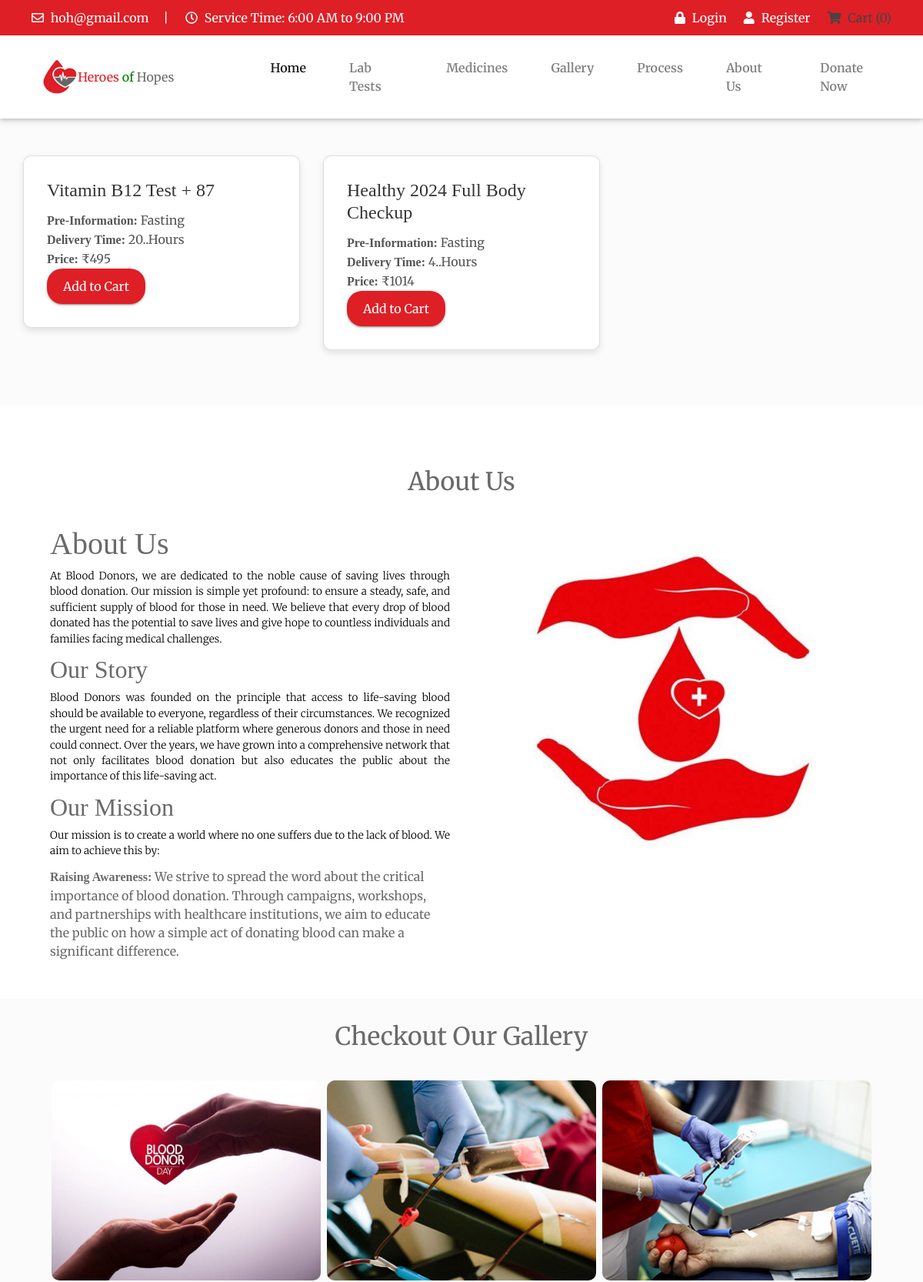
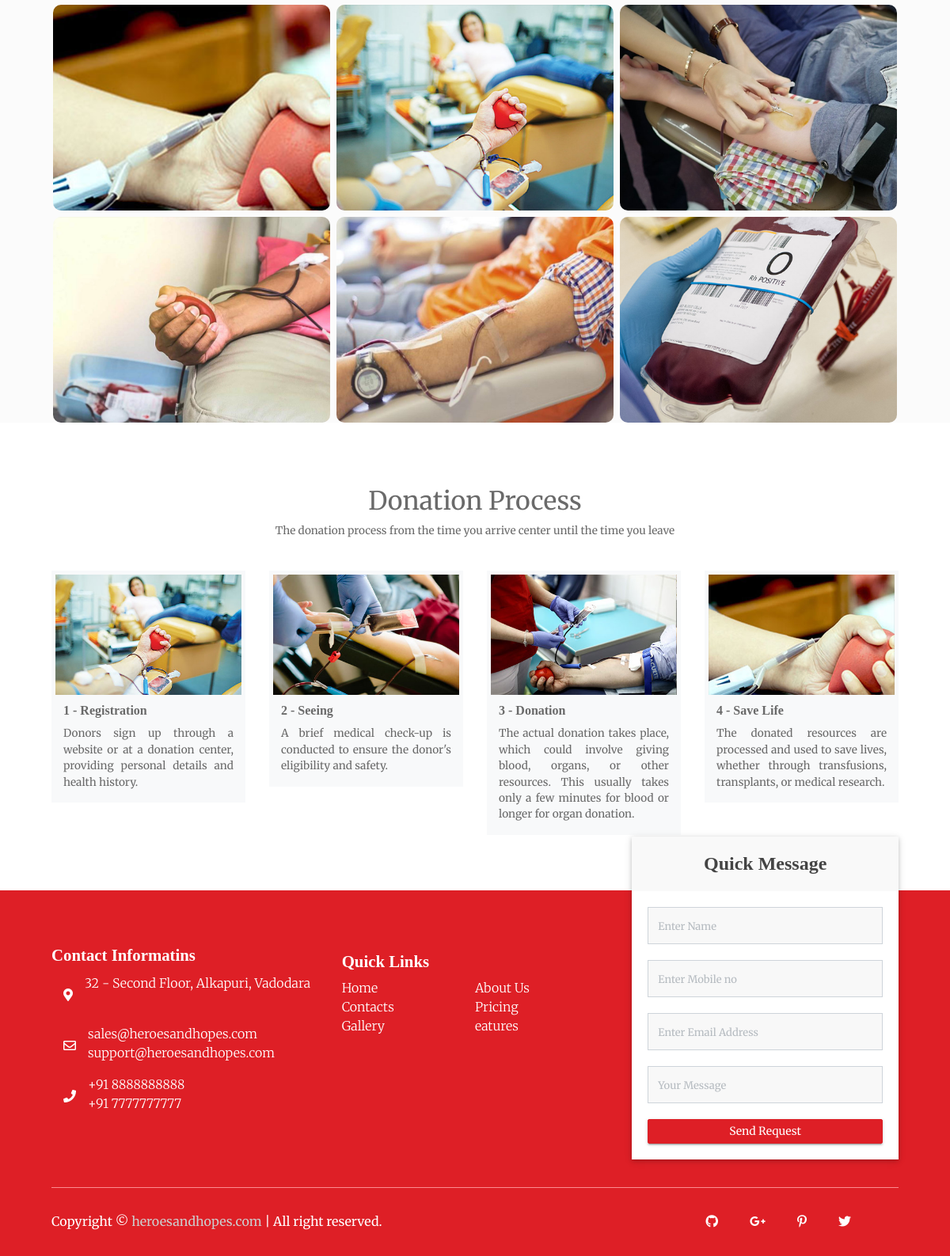
Page /heroesofhopes/forms/labtest.php on the committed database (2 pictures, top to bottom).
### tables this page shows
CREATE TABLE `bloodtests` (
  `id` int(11) NOT NULL,
  `btname` varchar(200) NOT NULL,
  `preInfo` varchar(255) NOT NULL,
  `deliverytime` varchar(50) NOT NULL,
  `description` varchar(250) NOT NULL,
  `price` varchar(255) NOT NULL
);

### heroesofhopes/forms/labtest.php (the view, shortened to what this page needs)
<?php
include "../dbscripts/connection.php";
?>
<!doctype html>
<html lang="en">
<head>
    <link rel="stylesheet" href="../assets/css/bootstrap.min.css">
    <link rel="stylesheet" href="../assets/css/fontawsom-all.min.css">
    <link rel="stylesheet" href="../assets/plugins/grid-gallery/css/grid-gallery.min.css">
    <link rel="stylesheet" type="text/css" href="../assets/css/style.css" />
</head>
<body>
    <?php include "header.php"; ?>
    <section class="container my-5">
        <div class="row">
            <?php
            $sql = "SELECT * FROM bloodtests";
            $result = $conn->query($sql);
            if ($result->num_rows > 0) {
                while ($row = $result->fetch_assoc()) {
            ?>
                    <div class="col-md-6 col-lg-4 mb-4">
                        <div class="card test-card">
                            <div class="card-body">
                                <h5 class="card-title test-card-title"><?php echo $row['btname']; ?></h5>
                                <p class="card-text test-card-text"><strong>Pre-Information:</strong> <?php echo $row['preInfo']; ?></p>
                                <p class="card-text test-card-text"><strong>Delivery Time:</strong> <?php echo $row['deliverytime']; ?></p>
                                <p class="card-text test-card-text"><strong>Price:</strong> ₹<?php echo $row['price']; ?></p>
                                <form method="POST" action="labtest.php" class="add-to-cart-form">
                                    <button type="submit" name="add_to_cart" class="btn add-to-cart-btn" onclick="changeButtonText(this)">Add to Cart</button>
                                </form>
                            </div>
                        </div>
                    </div>
            <?php
                }
            } else {
                echo "<div class='alert alert-warning'>No tests available</div>";
            }
            ?>
        </div>
    </section>
    <?php include "about.php" ?>
    <?php include "gallary.php" ?>
    <?php include "donationprocess.php" ?>
    <?php include "footer.php"; ?>
</body>
</html>

### rows in the picture
bloodtests: btname "Vitamin B12 Test + 87", preInfo "Fasting", deliverytime "20..Hours", price "495"
bloodtests: btname "Healthy 2024 Full Body Checkup", preInfo "Fasting", deliverytime "4..Hours", price "1014"
